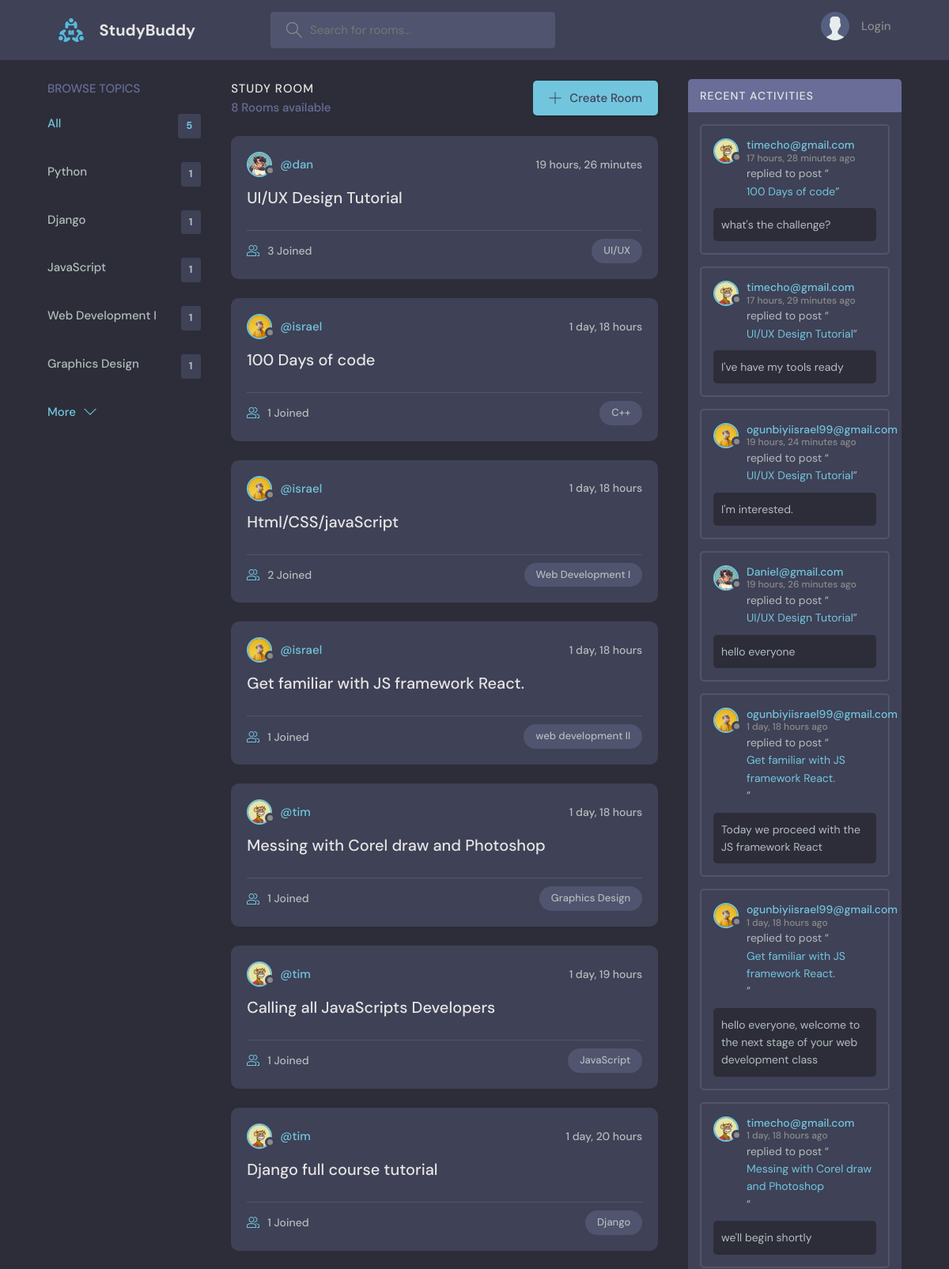
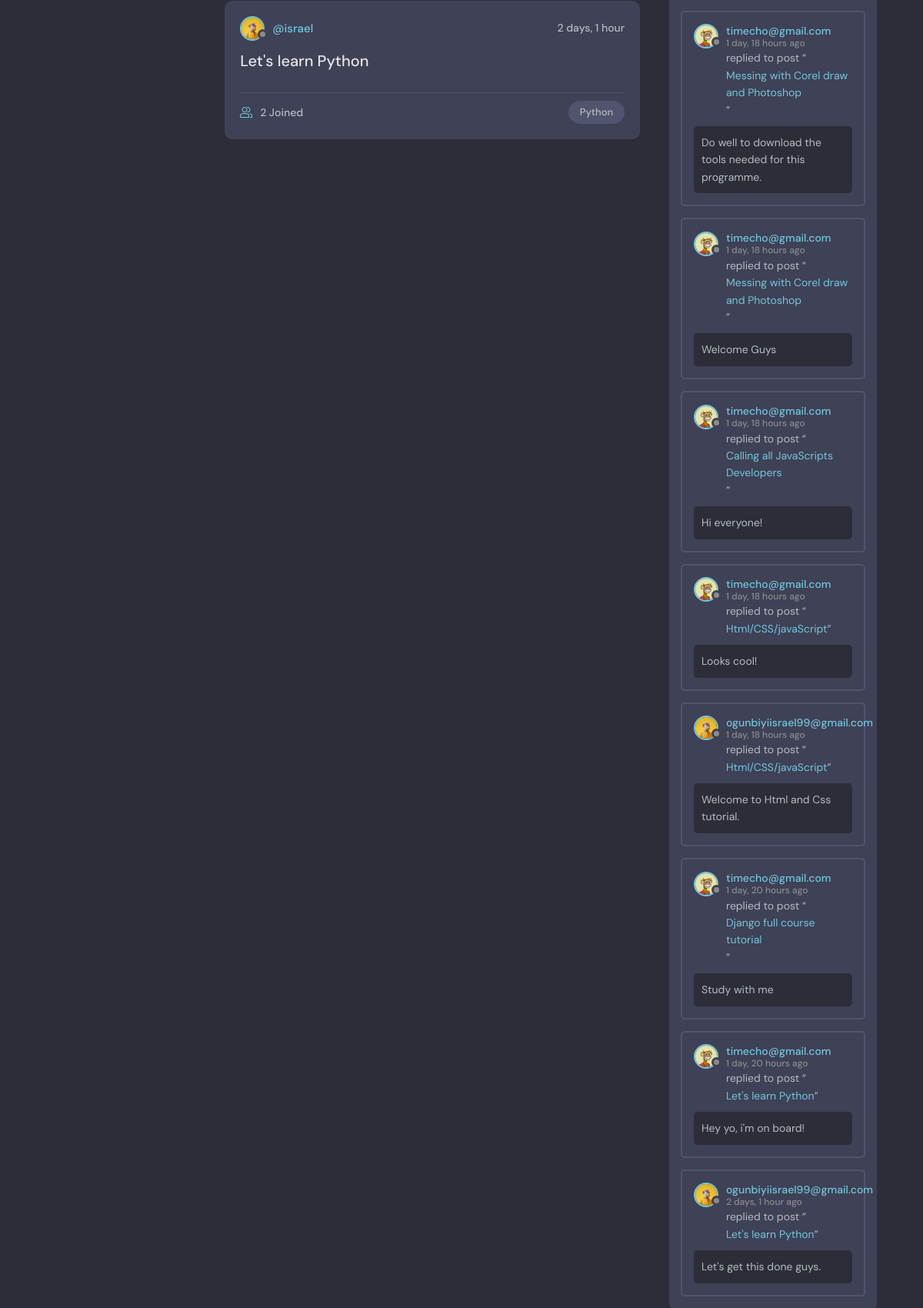
The page / on the database its author committed (2 pictures, top to bottom).
### base/models.py (models this page shows, shortened)
class Topic(models.Model):
    name = models.CharField(max_length=200)

class Room(models.Model):
    host = models.ForeignKey(User, on_delete=models.SET, null=True)
    topic = models.ForeignKey(Topic, on_delete=models.SET_NULL, null=True)
    name = models.CharField(max_length=200)
    description = models.TextField(null=True, blank=True)
    participants = models.ManyToManyField(User, related_name='participants', blank=True)
    updated = models.DateTimeField(auto_now=True)
    created = models.DateTimeField(auto_now_add=True)
    class Meta:
        ordering = ['-updated', '-created']
    def __str__(self):
        return self.name

class User(AbstractUser):
    name = models.CharField(max_length=200, null=True)
    email = models.EmailField(unique=True, null=True)
    bio = models.TextField(null=True)
    avatar = models.ImageField(null=True, default='avatar.svg')
    USERNAME_FIELD  = 'email'
    REQUIRED_FIELDS = []

class Message(models.Model):
    user = models.ForeignKey(User, on_delete=models.CASCADE)
    room = models.ForeignKey(Room, on_delete=models.CASCADE)
    body = models.TextField()
    updated = models.DateTimeField(auto_now=True)
    created = models.DateTimeField(auto_now_add=True)
    class Meta:
        ordering = ['-updated', '-created']

### base/views.py (the view)
# urls.py: path('', views.home,  name="home"),
def home(request):
    q = request.GET.get('q') if request.GET.get('q') != None else ''
    rooms = Room.objects.filter(
        Q(topic__name__icontains=q) |
        Q(name__icontains=q) |
        Q(description__icontains=q)
        )
    topics = Topic.objects.all()[0:5]
    room_count = rooms.count()
    room_messages = Message.objects.filter(Q(room__topic__name__icontains=q))
    context = {'rooms':rooms, 'topics': topics,
            'room_count':room_count, 'room_messages': room_messages}
    return render(request, 'base/home.html', context)

### base/templates/base/home.html (shortened to what this page needs)
{% extends "main.html" %}
   {% block content %}
    <main class="layout layout--3">
      <div class="container">
        {% include 'base/topics_component.html' %}
        <div class="roomList">
          <div class="roomList__header">
            <div>
              <h2>Study Room</h2>
              <p>{{room_count}} Rooms available</p>
            </div>
            <a class="btn btn--main" href="{% url 'create-room' %}">
              <svg version="1.1" xmlns="http://www.w3.org/2000/svg" width="32" height="32" viewBox="0 0 32 32">
                <title>add</title>
                <path
                  d="M16.943 0.943h-1.885v14.115h-14.115v1.885h14.115v14.115h1.885v-14.115h14.115v-1.885h-14.115v-14.115z"
                ></path>
              </svg>
              Create Room
            </a>
          </div>
          {% include 'base/feed_component.html' %}
        </div>
        {% include 'base/activity_component.html' %}
      </div>
    </main>
    {% endblock %}

### base/templates/base/topics_component.html
<div class="topics">
    <div class="topics__header">
      <h2>Browse Topics</h2>
    </div>
    <ul class="topics__list">
      <li>
        <a href="{% url 'home' %}" class="active">All <span>{{topics.count}}</span></a>
      </li>
      {% for topic in topics %}
      <li>
        <a href="{% url 'home' %}?q={{topic.name}}">{{topic.name}} <span>{{topic.room_set.all.count}}</span></a>
      </li>
      {% endfor %}
    </ul>
    <a class="btn btn--link" href="{% url 'topics' %}">
      More
      <svg version="1.1" xmlns="http://www.w3.org/2000/svg" width="32" height="32" viewBox="0 0 32 32">
        <title>chevron-down</title>
        <path d="M16 21l-13-13h-3l16 16 16-16h-3l-13 13z"></path>
      </svg>
    </a>
  </div>

### base/templates/base/feed_component.html (shortened to what this page needs)
{% for room in rooms %}
<div class="roomListRoom">
    <div class="roomListRoom__header">
      <a href="{% url 'user-profile' room.host.id %}" class="roomListRoom__author">
        <div class="avatar avatar--small">
          <img src="{{room.host.avatar.url}}" />
        </div>
        <span>@{{room.host.username}}</span>
      </a>
      <div class="roomListRoom__actions">
        <span>{{room.created|timesince}}</span>
      </div>
    </div>
    <div class="roomListRoom__content">
      <a href="{% url 'room' room.id %}">{{room.name}}</a>
    </div>
    <div class="roomListRoom__meta">
      <a href="{% url 'room' room.id %}" class="roomListRoom__joined">
        {{room.participants.all.count}} Joined
      </a>
      <p class="roomListRoom__topic">{{room.topic.name}}</p>
    </div>
  </div>
   {% endfor %}

### base/templates/base/activity_component.html (shortened to what this page needs)
<div class="activities">
  <div class="activities__header">
    <h2>Recent Activities</h2>
  </div>
  {% for message in room_messages %}
  <div class="activities__box">
    <div class="activities__boxHeader roomListRoom__header">
      <a href="{% url 'user-profile' message.user.id %}" class="roomListRoom__author">
        <div class="avatar avatar--small">
          <img src="{{message.user.avatar.url}}" />
        </div>
        <p>
          {{message.user}}
          <span>{{message.created|timesince}} ago</span>
        </p>
      </a>
    </div>
    <div class="activities__boxContent">
      <p>replied to post “<a href="{% url 'room' message.room.id %}">{{message.room}}</a>”</p>
      <div class="activities__boxRoomContent">
           {{message.body}}
      </div>
    </div>
  </div>
  {% endfor %}
</div>

### rows shown on the page
Topic: name "Python", room_set.all.count "1"
Topic: name "Django", room_set.all.count "1"
Topic: name "JavaScript", room_set.all.count "1"
Topic: name "Web Development I", room_set.all.count "1"
Topic: name "Graphics Design", room_set.all.count "1"
Room: host.avatar (picture), host.username "dan", created "19 hours, 26 minutes", name "UI/UX Design Tutorial", participants.all.count "3", topic.name "UI/UX"
Room: host.avatar (picture), host.username "israel", created "1 day, 18 hours", name "100 Days of code", participants.all.count "1", topic.name "C++"
Room: host.avatar (picture), host.username "israel", created "1 day, 18 hours", name "Html/CSS/javaScript", participants.all.count "2", topic.name "Web Development I"
Room: host.avatar (picture), host.username "israel", created "1 day, 18 hours", name "Get familiar with JS framework React.", participants.all.count "1", topic.name "web development II"
Room: host.avatar (picture), host.username "tim", created "1 day, 18 hours", name "Messing with Corel draw and Photoshop", participants.all.count "1", topic.name "Graphics Design"
Room: host.avatar (picture), host.username "tim", created "1 day, 19 hours", name "Calling all JavaScripts Developers", participants.all.count "1", topic.name "JavaScript"
Room: host.avatar (picture), host.username "tim", created "1 day, 20 hours", name "Django full course tutorial", participants.all.count "1", topic.name "Django"
Room: host.avatar (picture), host.username "israel", created "2 days, 1 hour", name "Let's learn Python", participants.all.count "2", topic.name "Python"
Message: user.avatar (picture), user "timecho@gmail.com", created "17 hours, 28 minutes", room "100 Days of code", body "what's the challenge?"
Message: user.avatar (picture), user "timecho@gmail.com", created "17 hours, 29 minutes", room "UI/UX Design Tutorial", body "I've have my tools ready"
Message: user.avatar (picture), user "ogunbiyiisrael99@gmail.com", created "19 hours, 24 minutes", room "UI/UX Design Tutorial", body "I'm interested."
Message: user.avatar (picture), user "Daniel@gmail.com", created "19 hours, 26 minutes", room "UI/UX Design Tutorial", body "hello everyone"
Message: user.avatar (picture), user "ogunbiyiisrael99@gmail.com", created "1 day, 18 hours", room "Get familiar with JS framework React.", body "Today we proceed with the JS framework React"
Message: user.avatar (picture), user "ogunbiyiisrael99@gmail.com", created "1 day, 18 hours", room "Get familiar with JS framework React.", body "hello everyone, welcome to the next stage of your web development class"
Message: user.avatar (picture), user "timecho@gmail.com", created "1 day, 18 hours", room "Messing with Corel draw and Photoshop", body "we'll begin shortly"
Message: user.avatar (picture), user "timecho@gmail.com", created "1 day, 18 hours", room "Messing with Corel draw and Photoshop", body "Do well to download the tools needed for this programme."
Message: user.avatar (picture), user "timecho@gmail.com", created "1 day, 18 hours", room "Messing with Corel draw and Photoshop", body "Welcome Guys"
Message: user.avatar (picture), user "timecho@gmail.com", created "1 day, 18 hours", room "Calling all JavaScripts Developers", body "Hi everyone!"
Message: user.avatar (picture), user "timecho@gmail.com", created "1 day, 18 hours", room "Html/CSS/javaScript", body "Looks cool!"
Message: user.avatar (picture), user "ogunbiyiisrael99@gmail.com", created "1 day, 18 hours", room "Html/CSS/javaScript", body "Welcome to Html and Css tutorial."
Message: user.avatar (picture), user "timecho@gmail.com", created "1 day, 20 hours", room "Django full course tutorial", body "Study with me"
Message: user.avatar (picture), user "timecho@gmail.com", created "1 day, 20 hours", room "Let's learn Python", body "Hey yo, i'm on board!"
Message: user.avatar (picture), user "ogunbiyiisrael99@gmail.com", created "2 days, 1 hour", room "Let's learn Python", body "Let's get this done guys."

### other values the page prints
{{ topics.count }} "5"
{{ room_count }} "8"
